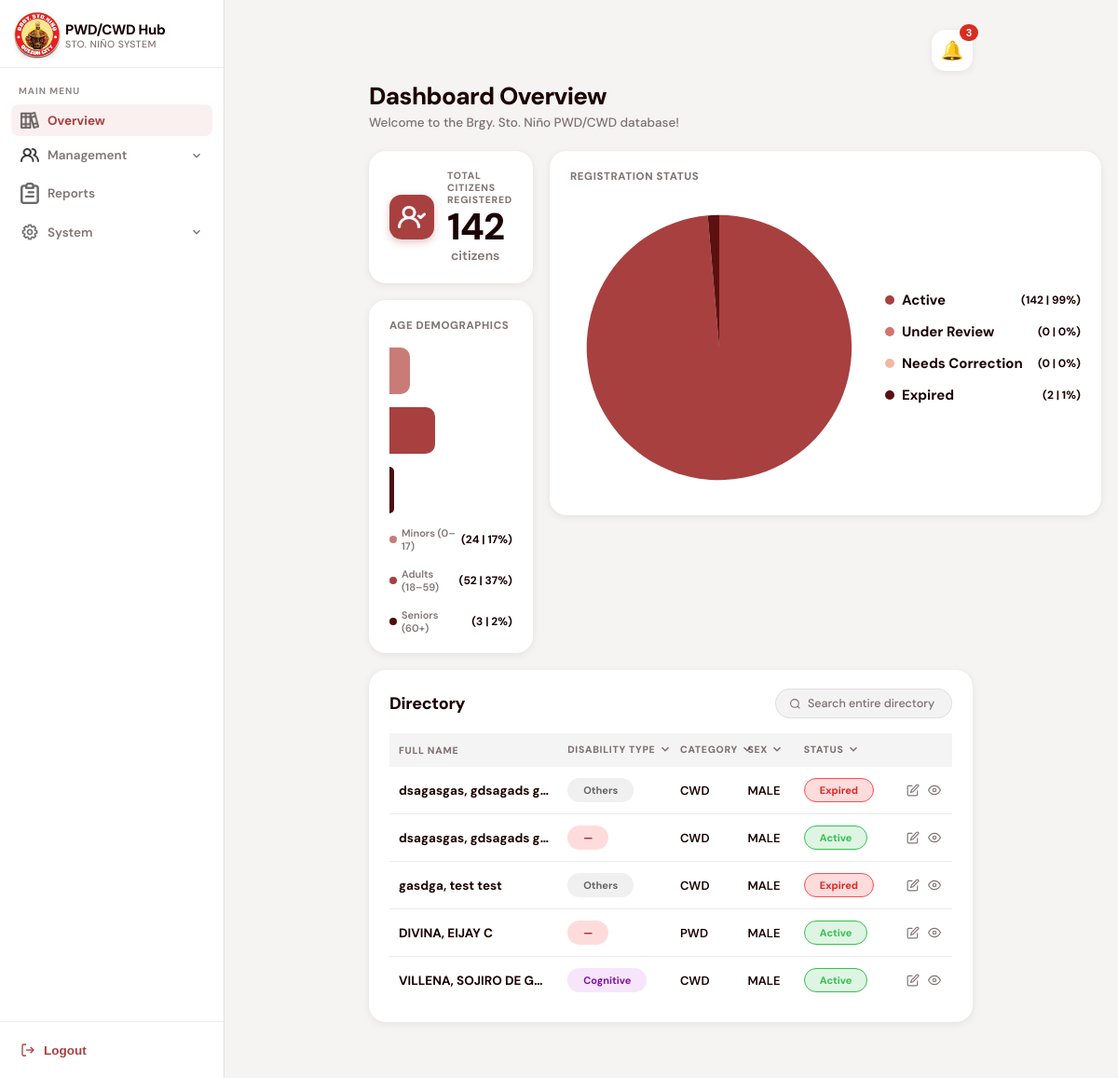
/dashboard.php (signed in), run on the app's committed database.
### tables this page shows
CREATE TABLE `residents` (
  `ID` int(11) NOT NULL AUTO_INCREMENT,
  `first_name` varchar(255) NOT NULL,
  `middle_name` varchar(255) DEFAULT NULL,
  `last_name` varchar(255) NOT NULL,
  `civil_status` enum('Single','Married','Widowed','Separated') DEFAULT NULL,
  `birthdate` date DEFAULT NULL,
  `birthplace` varchar(255) DEFAULT NULL,
  `sex` enum('male','female') DEFAULT NULL,
  `address` varchar(255) DEFAULT NULL,
  `resident_type` enum('PWD','CWD') NOT NULL,
  `control_num` varchar(255) DEFAULT NULL,
  `pwdid_num` varchar(255) DEFAULT NULL,
  `idissue_date` date DEFAULT NULL,
  `idexpiration_date` date DEFAULT NULL,
  `profile` varchar(255) DEFAULT NULL,
  `application_status` enum('needs correction','under review','approved','rejected') NOT NULL DEFAULT 'under review',
  `record_status` enum('active','expired','archived') NOT NULL DEFAULT 'active',
  `med_cert` varchar(255) DEFAULT NULL,
  `correction_remarks` text DEFAULT NULL,
  PRIMARY KEY (`ID`)
);

### dashboard.php (the view, shortened to what the rows shown need)
<?php
require_once("func/db.php");
require_once("func/getDashboardData.php");
?>
<!DOCTYPE html>
<html lang="en">
<head>
<link rel="stylesheet" href="css/dashboard.css" />
</head>
<body>
<div class="main">
  <h1 class="page-title">Dashboard Overview</h1>
  <div class="dir-card">
    <table>
      <colgroup>
      </colgroup>
      <thead>
        <tr>
          <th>Full Name</th>
          <th class="th-filter <?= !empty($dash_filter_disab) ? 'th-active' : '' ?>" onclick="dashToggleFilter('drop-disability', event)">
            Disability Type
            <svg width="14" height="14" class="th-chevron" viewBox="0 0 24 24" fill="none" stroke="currentColor" stroke-width="2.5"><path d="M6 9l6 6 6-6"/></svg>
          </th>
          <th class="th-filter <?= !empty($dash_filter_cat) ? 'th-active' : '' ?>" onclick="dashToggleFilter('drop-category', event)">
            Category
            <svg width="14" height="14" class="th-chevron" viewBox="0 0 24 24" fill="none" stroke="currentColor" stroke-width="2.5"><path d="M6 9l6 6 6-6"/></svg>
          </th>
          <th class="th-filter <?= !empty($dash_filter_sex) ? 'th-active' : '' ?>" onclick="dashToggleFilter('drop-sex', event)">
            Sex
            <svg width="14" height="14" class="th-chevron" viewBox="0 0 24 24" fill="none" stroke="currentColor" stroke-width="2.5"><path d="M6 9l6 6 6-6"/></svg>
          </th>
          <th class="th-filter <?= !empty($dash_filter_status) ? 'th-active' : '' ?>" onclick="dashToggleFilter('drop-status', event)">
            Status
            <svg width="14" height="14" class="th-chevron" viewBox="0 0 24 24" fill="none" stroke="currentColor" stroke-width="2.5"><path d="M6 9l6 6 6-6"/></svg>
          </th>
          <th></th>
        </tr>
      </thead>
      <tbody id="residentTable">
        <?php
        $display_count = 0;
        $limit = !empty($search) ? 20 : 5;
        if (mysqli_num_rows($residents_result) === 0): ?>
          <tr>
            <td colspan="6" style="text-align:center; padding:30px; color:#888;">No residents found matching your search.</td>
          </tr>
        <?php else:
          while ($user = mysqli_fetch_assoc($residents_result)):
            if ($display_count == $limit) break;
            $display_count++;
            $full_name = htmlspecialchars(
              $user['last_name'] . ", " . $user['first_name'] . " " . $user['middle_name']
            );
            $disability = htmlspecialchars($user['disability_type'] ?? '—');
            $category   = htmlspecialchars($user['resident_type'] ?? '—');
            $sex        = htmlspecialchars(strtoupper($user['sex'] ?? '—'));
if (($user['record_status'] ?? '') === 'expired') {
    $status = 'Expired';
} elseif (($user['application_status'] ?? '') === 'under review') {
    $status = 'Under Review';
} elseif (($user['application_status'] ?? '') === 'needs correction') {
    $status = 'Needs Correction';
} elseif (($user['application_status'] ?? '') === 'rejected') {
    $status = 'Rejected';
} else {
    $status = 'Active';
}
$status = htmlspecialchars($status);
$status_cls = "status-" . str_replace(' ', '-', strtolower($status));
          ?>
            <tr>
              <td class="td-name"><?php echo $full_name; ?></td>
              <td>
                <?php
                  $types = explode(",", $disability);
                  foreach ($types as $t):
                    $t = trim($t);
                    if ($t):
                ?>
                  <span class="badge <?php echo badgeClass($t); ?>"><?php echo htmlspecialchars($t); ?></span>
                <?php endif; endforeach; ?>
              </td>
              <td><?php echo $category; ?></td>
              <td><?php echo $sex; ?></td>
              <td><span class="status <?php echo $status_cls; ?>"><?php echo $status; ?></span></td>
              <td>
                <div class="actions">
                  <button class="action-btn" title="Edit" onclick="window.location.href='editResident.php?id=<?= $user['ID'] ?>'">
                      <svg width="18" height="18" viewBox="0 0 24 24" fill="none" stroke="currentColor" stroke-width="2"><path d="M11 4H4a2 2 0 0 0-2 2v14a2 2 0 0 0 2 2h14a2 2 0 0 0 2-2v-7"/><path d="M18.5 2.5a2.121 2.121 0 0 1 3 3L12 15l-4 1 1-4 9.5-9.5z"/></svg>
                    </button>
                    <button class="action-btn" title="View" onclick="window.location.href='viewprofile.php?id=<?= $user['ID'] ?>'">
                      <svg width="18" height="18" viewBox="0 0 24 24" fill="none" stroke="currentColor" stroke-width="2"><path d="M1 12s4-8 11-8 11 8 11 8-4 8-11 8-11-8-11-8z"/><circle cx="12" cy="12" r="3"/></svg>
                    </button>
                </div>
              </td>
            </tr>
          <?php endwhile; ?>
        <?php endif; ?>
      </tbody>
    </table>
  </div>
</div>
</body>
</html>

### data on the page
residents: full_name "dsagasgas, gdsagads g…", t "Others", resident_type "CWD", sex "MALE", record_status "Expired"
residents: full_name "dsagasgas, gdsagads g…", t "—", resident_type "CWD", sex "MALE", status "Active"
residents: full_name "gasdga, test test", t "Others", resident_type "CWD", sex "MALE", record_status "Expired"
residents: full_name "DIVINA, EIJAY C", t "—", resident_type "PWD", sex "MALE", status "Active"
residents: full_name "VILLENA, SOJIRO DE G…", t "Cognitive", resident_type "CWD", sex "MALE", status "Active"

### other printed values
$notification_count "3"
$total "142"
$minors_count "24"
$adults_count "52"
$seniors_count "3"
$active_count "142"
$under_review_count "0"
$needs_correction_count "0"
$expired_count "2"
